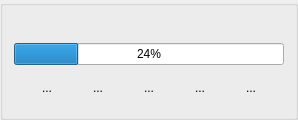
<?xml version="1.0" encoding="UTF-8"?>
<ui version="4.0">
 <class>TubeStatusDisplay</class>
 <widget class="QGroupBox" name="TubeStatusDisplay">
  <property name="geometry">
   <rect>
    <x>0</x>
    <y>0</y>
    <width>280</width>
    <height>120</height>
   </rect>
  </property>
  <property name="maximumSize">
   <size>
    <width>280</width>
    <height>120</height>
   </size>
  </property>
  <property name="windowTitle">
   <string>GroupBox</string>
  </property>
  <layout class="QVBoxLayout" name="verticalLayout">
   <item>
    <spacer name="horizontalSpacer">
     <property name="orientation">
      <enum>Qt::Horizontal</enum>
     </property>
     <property name="sizeHint" stdset="0">
      <size>
       <width>40</width>
       <height>20</height>
      </size>
     </property>
    </spacer>
   </item>
   <item>
    <widget class="QProgressBar" name="progressBar">
     <property name="minimumSize">
      <size>
       <width>270</width>
       <height>0</height>
      </size>
     </property>
     <property name="value">
      <number>24</number>
     </property>
    </widget>
   </item>
   <item>
    <layout class="QHBoxLayout" name="horizontalLayout">
     <item>
      <widget class="QToolButton" name="signalLamp1">
       <property name="text">
        <string>...</string>
       </property>
       <property name="icon">
        <iconset resource="../Image/image.qrc">
         <normaloff>:/red.png</normaloff>:/red.png</iconset>
       </property>
       <property name="autoRaise">
        <bool>true</bool>
       </property>
      </widget>
     </item>
     <item>
      <widget class="QToolButton" name="signalLamp2">
       <property name="text">
        <string>...</string>
       </property>
       <property name="icon">
        <iconset resource="../Image/image.qrc">
         <normaloff>:/red.png</normaloff>:/red.png</iconset>
       </property>
       <property name="autoRaise">
        <bool>true</bool>
       </property>
      </widget>
     </item>
     <item>
      <widget class="QToolButton" name="signalLamp3">
       <property name="text">
        <string>...</string>
       </property>
       <property name="icon">
        <iconset resource="../Image/image.qrc">
         <normaloff>:/red.png</normaloff>:/red.png</iconset>
       </property>
       <property name="autoRaise">
        <bool>true</bool>
       </property>
      </widget>
     </item>
     <item>
      <widget class="QToolButton" name="signalLamp4">
       <property name="text">
        <string>...</string>
       </property>
       <property name="icon">
        <iconset resource="../Image/image.qrc">
         <normaloff>:/red.png</normaloff>:/red.png</iconset>
       </property>
       <property name="autoRaise">
        <bool>true</bool>
       </property>
      </widget>
     </item>
     <item>
      <widget class="QToolButton" name="signalLamp5">
       <property name="text">
        <string>...</string>
       </property>
       <property name="icon">
        <iconset resource="../Image/image.qrc">
         <normaloff>:/red.png</normaloff>:/red.png</iconset>
       </property>
       <property name="autoRaise">
        <bool>true</bool>
       </property>
      </widget>
     </item>
    </layout>
   </item>
  </layout>
 </widget>
 <resources>
  <include location="../Image/image.qrc"/>
 </resources>
 <connections/>
</ui>
